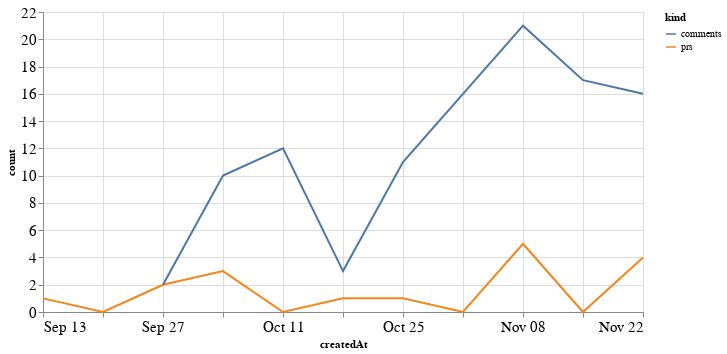

Write notebook code for a chart like this one.
### Code cell
alt.Chart(total_time, width=600).mark_line().encode(
    x='createdAt',
    y='count',
    color='kind'
)

### Figure 1 — Vega-Lite specification as saved in the notebook (floating-point values rounded to 4 significant figures)
{"config": {"axisLeft": {"labelFontSize": 15}, "axisBottom": {"labelFontSize": 15}}, "data": {"name": "data-f0fd6ef2cbe1ed1fed3d1943caf48895"}, "mark": "line", "encoding": {"color": {"type": "nominal", "field": "kind"}, "x": {"type": "temporal", "field": "createdAt"}, "y": {"type": "quantitative", "field": "count"}}, "width": 600, "$schema": "https://vega.github.io/schema/vega-lite/v4.8.1.json", "datasets": {"data-f0fd6ef2cbe1ed1fed3d1943caf48895": [{"createdAt": "2020-09-13T00:00:00", "kind": "prs", "count": 1.0}, {"createdAt": "2020-09-20T00:00:00", "kind": "prs", "count": 0.0}, {"createdAt": "2020-09-27T00:00:00", "kind": "prs", "count": 2.0}, {"createdAt": "2020-10-04T00:00:00", "kind": "prs", "count": 3.0}, {"createdAt": "2020-10-11T00:00:00", "kind": "prs", "count": 0.0}, {"createdAt": "2020-10-18T00:00:00", "kind": "prs", "count": 1.0}, {"createdAt": "2020-10-25T00:00:00", "kind": "prs", "count": 1.0}, {"createdAt": "2020-11-01T00:00:00", "kind": "prs", "count": 0.0}, {"createdAt": "2020-11-08T00:00:00", "kind": "prs", "count": 5.0}, {"createdAt": "2020-11-15T00:00:00", "kind": "prs", "count": 0.0}, {"createdAt": "2020-11-22T00:00:00", "kind": "prs", "count": 4.0}, {"createdAt": "2020-09-13T00:00:00", "kind": "comments", "count": null}, {"createdAt": "2020-09-20T00:00:00", "kind": "comments", "count": null}, {"createdAt": "2020-09-27T00:00:00", "kind": "comments", "count": 2.0}, {"createdAt": "2020-10-04T00:00:00", "kind": "comments", "count": 10.0}, {"createdAt": "2020-10-11T00:00:00", "kind": "comments", "count": 12.0}, {"createdAt": "2020-10-18T00:00:00", "kind": "comments", "count": 3.0}, {"createdAt": "2020-10-25T00:00:00", "kind": "comments", "count": 11.0}, {"createdAt": "2020-11-01T00:00:00", "kind": "comments", "count": 16.0}, {"createdAt": "2020-11-08T00:00:00", "kind": "comments", "count": 21.0}, {"createdAt": "2020-11-15T00:00:00", "kind": "comments", "count": 17.0}, {"createdAt": "2020-11-22T00:00:00", "kind": "comments", "count": 16.0}]}}
